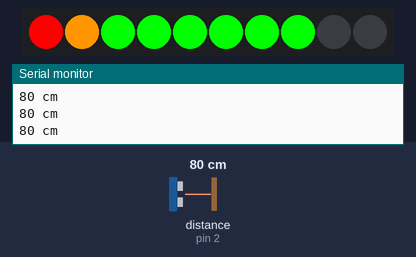
Recording of a sketch running on a simulated Arduino Uno, built with avr-gcc and run on an emulated ATmega328P. Shown: 10 RGB LEDs in strip order, left to right, the last lines printed to the serial monitor. Inputs (shaded band) come from the test bench; at power-on: distance to the obstacle (sensor on pin 2) 80 cm.

Above: at 1.3 s.
1.4 s: distance to the obstacle (sensor on pin 2) set to 2 cm
At 1.8 s:
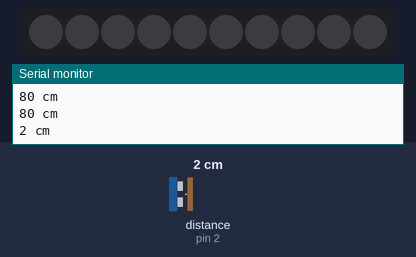
3.0 s: distance to the obstacle (sensor on pin 2) set to 18 cm
At 3.3 s:
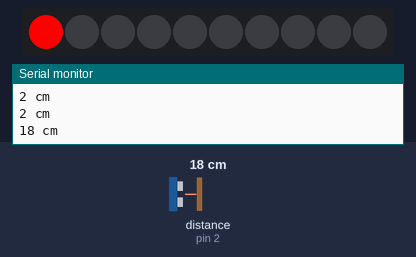
4.5 s: distance to the obstacle (sensor on pin 2) set to 120 cm
At 5.1 s:
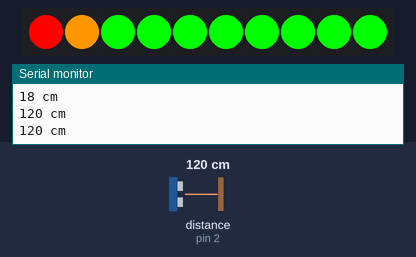
Timing chart, 0 to 7.5 s (numbered marks = the images above; inputs shaded):
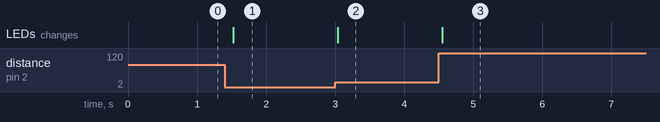

The sketch:

lab4.ino
```cpp
#include "Ultrasonic.h"
#include <Grove_LED_Bar.h>
Ultrasonic ultrasonic(2);
Grove_LED_Bar bar(5, 4, 0, LED_BAR_10);

void setup(){
  Serial.begin(9600);
}

void loop(){
  int RangeInCentimeters;
  RangeInCentimeters = ultrasonic.MeasureInCentimeters();
  Serial.print(RangeInCentimeters);
  Serial.println(" cm");
  bar.setLevel(RangeInCentimeters/10);
  delay(500);
}
```

Measured:
- after the input at 1.4 s, the LEDs: change after 0.12 s (image 1)
- after the input at 3.0 s, the LEDs: change at once (image 2)
- after the input at 4.5 s, the LEDs: change after 0.05 s (image 3)
